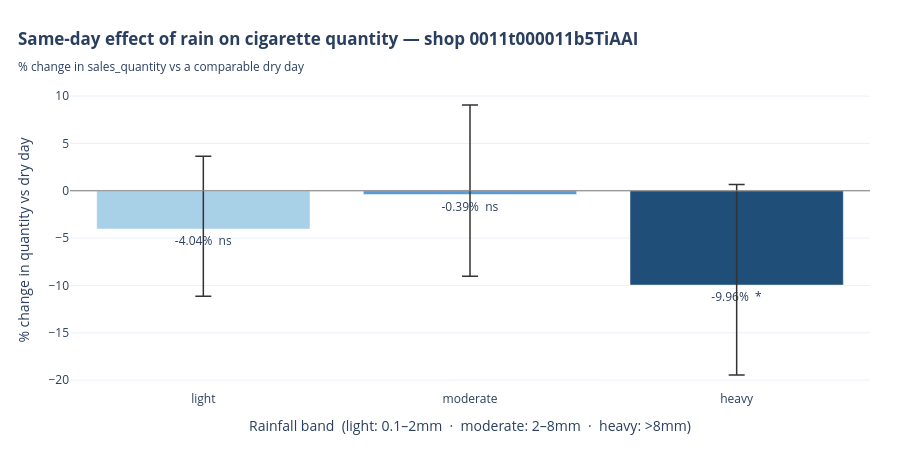

Write notebook code for a chart like this one.
### Code cell
def stars(p):
    return "***" if p < 0.01 else "**" if p < 0.05 else "*" if p < 0.1 else "ns"


bands = ["light", "moderate", "heavy"]
vals, err_lo, err_hi, pvals = [], [], [], []

for band in bands:
    term = f"C(band)[T.{band}]"
    coef = model.params[term]
    lo, hi = model.conf_int().loc[term]
    p = model.pvalues[term]
    v = np.expm1(coef) * 100
    vals.append(v)
    err_lo.append(v - np.expm1(lo) * 100)
    err_hi.append(np.expm1(hi) * 100 - v)
    pvals.append(p)

text_labels = [f"{v:+.2f}%  {stars(p)}" for v, p in zip(vals, pvals)]
colors = ["#a8d0e6", "#5b9bd5", "#1f4e79"]

fig = go.Figure()
fig.add_trace(
    go.Bar(
        x=bands,
        y=vals,
        marker_color=colors,
        error_y=dict(
            type="data",
            symmetric=False,
            array=err_hi,
            arrayminus=err_lo,
            color="#333",
            thickness=1.5,
            width=8,
        ),
        text=text_labels,
        textposition="outside",
        hovertemplate="<b>%{x} rain</b><br>%{y:+.2f}% vs dry day<extra></extra>",
    )
)

fig.add_hline(y=0, line_color="gray", line_width=1)

fig.update_layout(
    title=dict(
        text="<b>Same-day effect of rain on cigarette quantity — shop 0011t000011b5TiAAI</b>"
        "<br><sub>% change in sales_quantity vs a comparable dry day</sub>",
        x=0.02,
        xanchor="left",
    ),
    yaxis_title="% change in quantity vs dry day",
    xaxis_title="Rainfall band  (light: 0.1–2mm  ·  moderate: 2–8mm  ·  heavy: >8mm)",
    template="plotly_white",
    showlegend=False,
    height=460,
    margin=dict(l=70, r=30, t=90, b=70),
)
fig.show()

### Figure 1 — Plotly figure (JSON) as saved in the notebook; plotly's stock layout.template omitted (floating-point values rounded to 4 significant figures)
{"data": [{"error_y": {"array": [7.678, 9.454, 10.62], "arrayminus": [7.109, 8.634, 9.496], "color": "#333", "symmetric": false, "thickness": 1.5, "type": "data", "width": 8}, "hovertemplate": "<b>%{x} rain</b><br>%{y:+.2f}% vs dry day<extra></extra>", "marker": {"color": ["#a8d0e6", "#5b9bd5", "#1f4e79"]}, "text": ["-4.04%  ns", "-0.39%  ns", "-9.96%  *"], "textposition": "outside", "type": "bar", "x": ["light", "moderate", "heavy"], "y": [-4.043, -0.3948, -9.965]}], "layout": {"height": 460, "margin": {"b": 70, "l": 70, "r": 30, "t": 90}, "shapes": [{"line": {"color": "gray", "width": 1}, "type": "line", "x0": 0, "x1": 1, "xref": "x domain", "y0": 0, "y1": 0, "yref": "y"}], "showlegend": false, "title": {"text": "<b>Same-day effect of rain on cigarette quantity — shop 0011t000011b5TiAAI</b><br><sub>% change in sales_quantity vs a comparable dry day</sub>", "x": 0.02, "xanchor": "left"}, "xaxis": {"title": {"text": "Rainfall band  (light: 0.1–2mm  ·  moderate: 2–8mm  ·  heavy: >8mm)"}}, "yaxis": {"title": {"text": "% change in quantity vs dry day"}}}}
